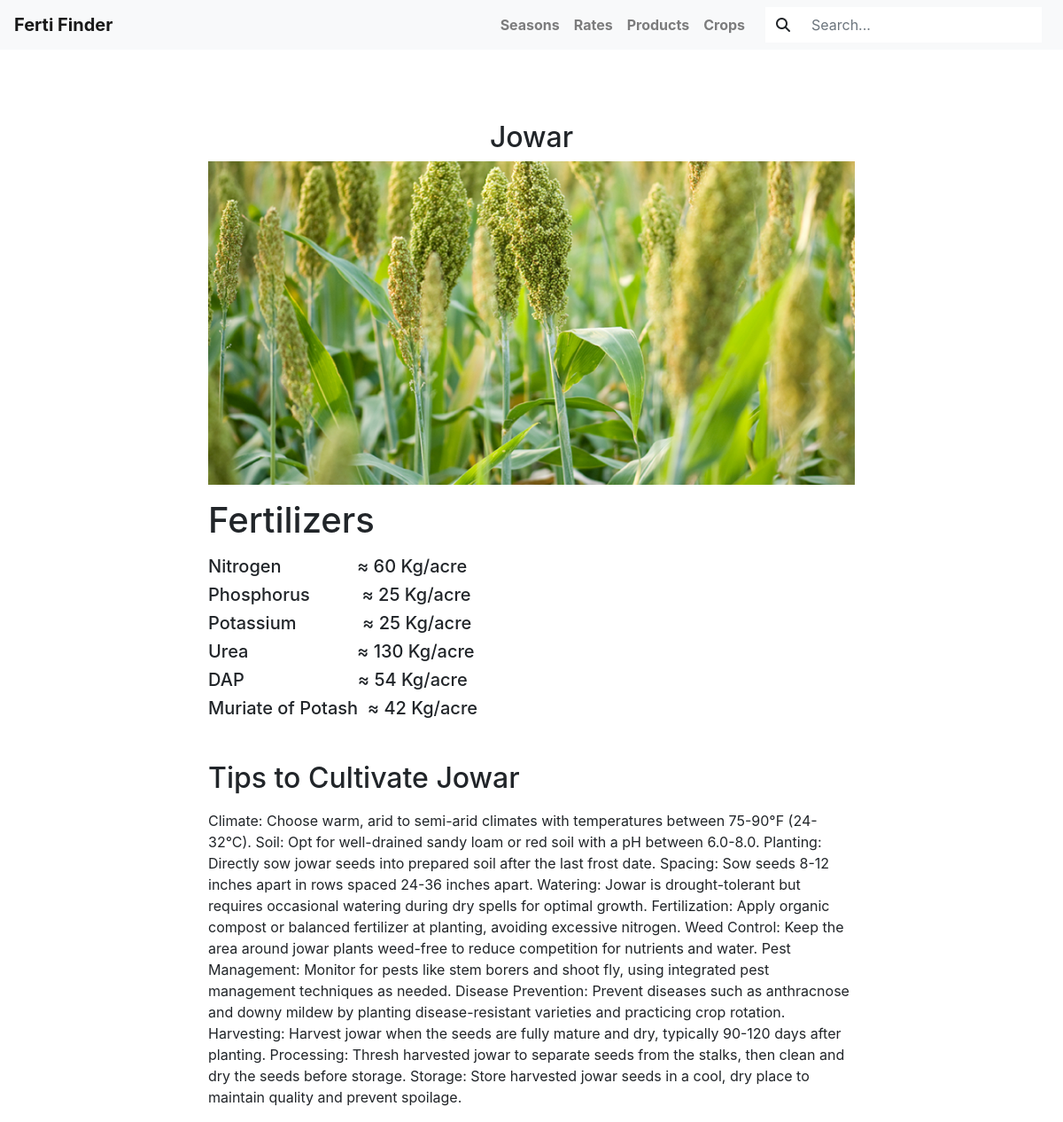
The page /crops/11 on the database its author committed.
### App/models.py (models this page shows, shortened)
class Fertilizer(models.Model):
    name = models.CharField(max_length=50, default='None')
    nitrogen = models.IntegerField()
    phosphorous = models.IntegerField()
    potassium = models.IntegerField()
    urea = models.IntegerField(default=0)
    DAP = models.IntegerField(default=0)
    muriate_of_potash = models.IntegerField(default=0)
    image = models.ImageField(upload_to='images/', default='ok.jpg')
    desc = models.TextField(default='A')

### App/views.py (the view)
# urls.py: path('crops/<int:pk>', views.details, name='details'),
def details(request, pk):
    fertilizer = Fertilizer.objects.get(pk=pk)
    context = {'fertilizer': fertilizer}
    return render(request, 'App/details.html', context)

### App/templates/App/details.html (shortened to what this page needs)
{%extends 'App/base.html'%}
{%block content%}
<div class="container">
    <div class="row">
      <div class="col-md-8 offset-md-2">
        <div class="blog-post">
          <h2 class="text-center">{{fertilizer.name}}</h2>
          <img src="{{fertilizer.image.url}}" alt="{{fertilizer.name}}" class="img-fluid">
          <h1 class="my-3">Fertilizers</h1>
          <h5>Nitrogen&nbsp;&nbsp;&nbsp;&nbsp;&nbsp;&nbsp;&nbsp;&nbsp;&nbsp;&nbsp;&nbsp;&nbsp;&nbsp;&nbsp;&nbsp;&nbsp;≈ {{fertilizer.nitrogen}}&nbsp;Kg/acre</h5>
          <h5>Phosphorus &nbsp;&nbsp;&nbsp;&nbsp;&nbsp;&nbsp;&nbsp;&nbsp;&nbsp;&nbsp;≈ {{fertilizer.phosphorous}}&nbsp;Kg/acre</h5>
          <h5>Potassium&nbsp;&nbsp;&nbsp;&nbsp;&nbsp;&nbsp;&nbsp;&nbsp;&nbsp;&nbsp;&nbsp;&nbsp;&nbsp;&nbsp;≈ {{fertilizer.potassium}}&nbsp;Kg/acre</h5>
          <h5>Urea&nbsp;&nbsp;&nbsp;&nbsp;&nbsp;&nbsp;&nbsp;&nbsp;&nbsp;&nbsp;&nbsp;&nbsp;&nbsp;&nbsp;&nbsp;&nbsp;&nbsp;&nbsp;&nbsp;&nbsp;&nbsp;&nbsp;&nbsp;≈ {{fertilizer.urea}}&nbsp;Kg/acre </h5>
          <h5>DAP&nbsp;&nbsp;&nbsp;&nbsp;&nbsp;&nbsp;&nbsp;&nbsp;&nbsp;&nbsp;&nbsp;&nbsp;&nbsp;&nbsp;&nbsp;&nbsp;&nbsp;&nbsp;&nbsp;&nbsp;&nbsp;&nbsp;&nbsp;&nbsp;≈ {{fertilizer.DAP}}&nbsp;Kg/acre </h5>
          <h5>Muriate of Potash &nbsp;≈ {{fertilizer.muriate_of_potash}}&nbsp;Kg/acre </h5>
          <h2 class="my-3 mt-5">Tips to Cultivate {{fertilizer.name}}</h2>
          <p> {{fertilizer.desc | safe}} </p>
        </div>
      </div>
    </div>
  </div>
  {%endblock%}

### rows shown on the page
Fertilizer: name "Jowar", image (picture), nitrogen "60", phosphorous "25", potassium "25", urea "130", DAP "54", muriate_of_potash "42", desc "Climate: Choose warm, arid to semi-arid climates with temperatures between 75-90°F (24-32°C). Soil: Opt for well-drained sandy loam or red soil with a pH between 6.0-8.0. Planting: Directly sow jowar seeds into prepared soil after the last frost date. Spacing: Sow seeds 8-12 inches apart in rows spaced 24-36 inches apart. Watering: Jowar is drought-tolerant but requires occasional watering during dry spells for optimal growth. Fertilization: Apply organic compost or balanced fertilizer at planting, avoiding excessive nitrogen. Weed Control: Keep the area around jowar plants weed-free to reduce competition for nutrients and water. Pest Management: Monitor for pests like stem borers and shoot…"
